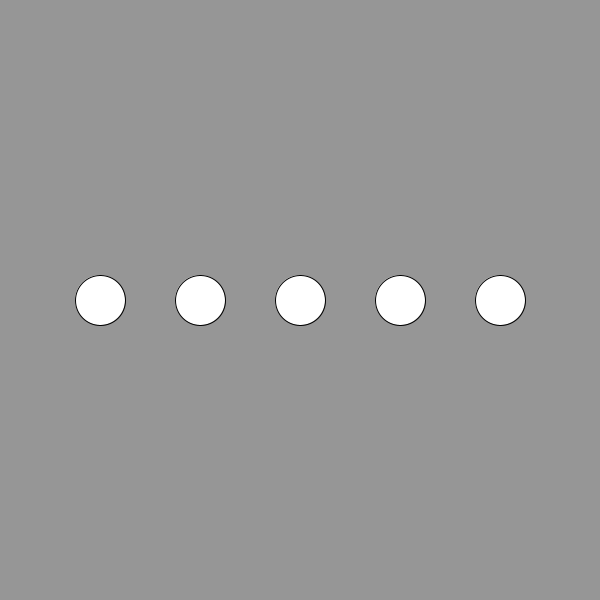
Frame 1 (no input)
Frame 60 (the mouse pressed at the canvas centre just before this capture): identical to frame 1, image omitted
Frame 120 (the mouse held since frame 60 and released just before this capture): identical to frame 1, image omitted

The Processing sketch that drew this single still picture (run headless with seeded random() and noise(); from frame 60 on, the mouse is pressed at the canvas centre):

// Processing sketch: w6_02_arrayExample2
// ── w6_02_arrayExample2.pde
//int myInt;
//int[] myIntArray = {0, 100, 99, -10, 5};
//boolean[] myBoolArray = {true, false, true};
//String[] myStringArray = {"hi", "there", "guy"};
//float[] myFloatArray = {1.1, 0.9, 10000.099999, 29123};

float[] ellipseXArray = {100, 200, 300, 400, 500};

void setup() {
  size(600, 600);
}

void draw() {
  background(150);
  for (int i = 0; i < ellipseXArray.length; i++) {
    ellipse(ellipseXArray[i], height/2, 50, 50);
  }
}
